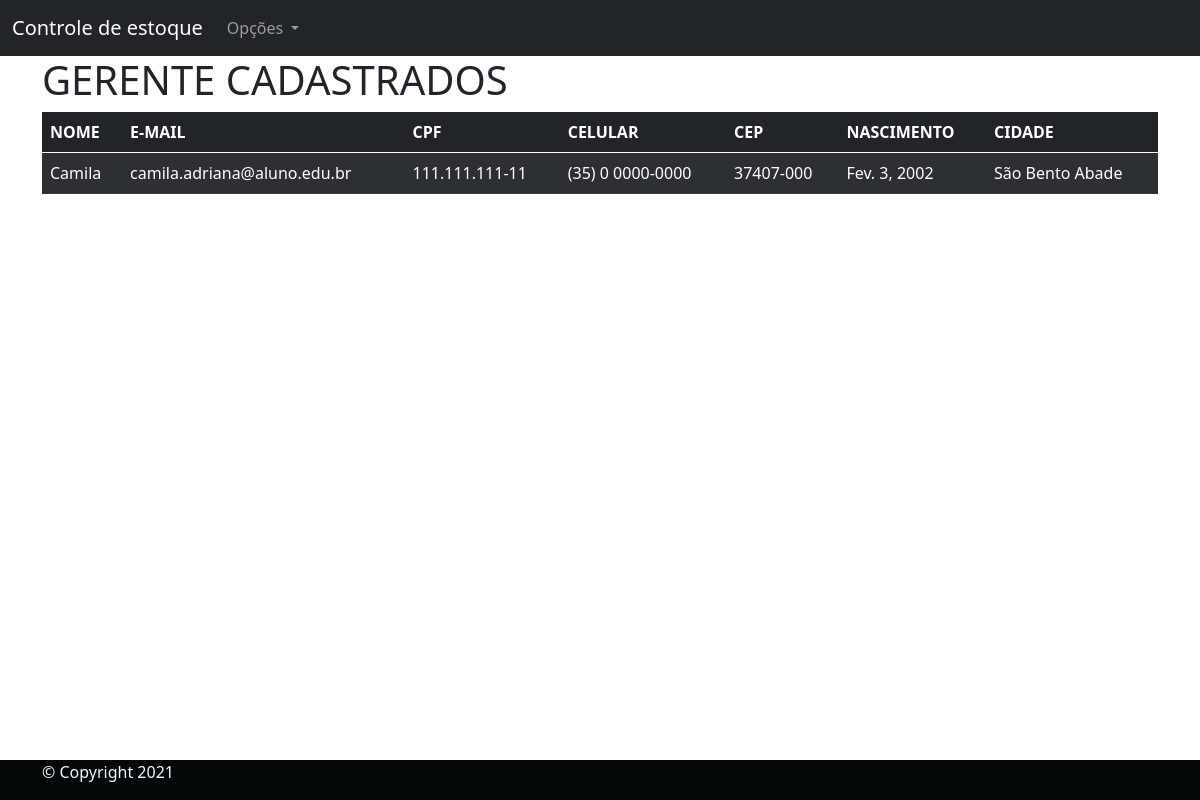
Page /Gerente-cadastrado (signed in) on the earlier database version.
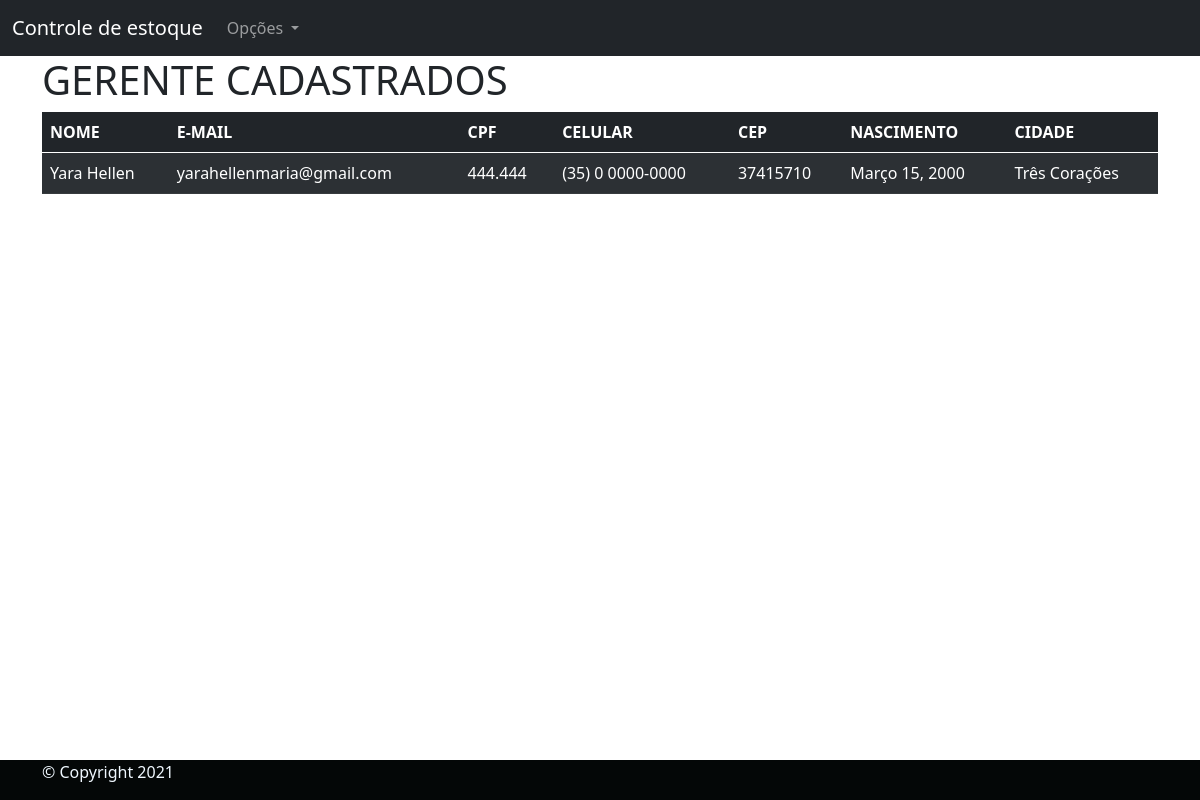
Same page on the later database version.
### Usuarios/models.py (models this page shows, shortened)
class Gerente(models.Model):
    pessoa = models.ForeignKey(Pessoa, on_delete=models.CASCADE)
    class Meta:
        verbose_name = "Gerente"
        verbose_name_plural = "Gerentes"
        db_table = "Gerente"

class Pessoa(AbstractBaseUser, PermissionsMixin):
    nome = models.CharField(verbose_name="Nome completo:", max_length=194)
    naturalidade = models.CharField(
        verbose_name="Naturalidade", max_length=194, blank=False, null=False)
    pais = models.CharField(verbose_name="País",
                            max_length=194, blank=False, null=False)
    escolaridade = models.CharField(
        verbose_name="Escolaridade:", max_length=30, choices=ESCOLARIDADE)
    status = models.CharField(verbose_name="Genero",
                              max_length=10, choices=STATUS_GENERO)
    email = models.EmailField(verbose_name="E-mail:",
                              unique=True, blank=False, null=False)
    telefone_celular = models.CharField(
        verbose_name="Número de telefone", max_length=19, unique=False, blank=False, null=False)
    cpf = models.CharField(verbose_name="CPF:", max_length=14,
                           unique=True, blank=False, null=False)
    nascimento = models.DateField(
        verbose_name="Data de nascimento:", max_length=10, null=True, auto_now_add=False, auto_now=False)
    estado_civil = models.CharField(
        verbose_name="Estado civil:", max_length=40, choices=ESTADO_CIVIL)
    profissao = models.CharField(verbose_name="Profissão:", max_length=194)
    cep = models.CharField(verbose_name="CEP:", max_length=194)
    estado = models.CharField(verbose_name="Estado:",
                              max_length=30, blank=False, null=False)
    cidade = models.CharField(verbose_name="Cidade:",
                              max_length=194, blank=False, null=False)
    bairro = models.CharField(verbose_name="Bairro:",
                              max_length=194, blank=False, null=False)
    logradouro = models.CharField(
        verbose_name="Logradouro:", max_length=194, blank=False, null=False)
    numero = models.CharField(
        verbose_name="Número da residencia:", max_length=194, blank=False, null=False)
    telefone = models.CharField(
        verbose_name="Telefone da residencia:", max_length=194, blank=True, null=True)
    data_de_cadastro = models.DateTimeField(
        verbose_name="Data do cadastro", auto_now_add=True)
    is_active = models.BooleanField(
        verbose_name="Usuário está ativo",
        default=True,
    )
    is_staff = models.BooleanField(
        verbose_name="Usuário é da equipe de desenvolvimento",
        default=False,
    )
    is_superuser = models.BooleanField(
        verbose_name="Usuário é um superusuário",
        default=False,
    )
    USERNAME_FIELD = "email"
    objects = UsuarioManager()
    class Meta:
        verbose_name = "Pessoa"
        verbose_name_plural = "Pessoas"
        db_table: "pessoa"

### Usuarios/views.py (the view)
# urls.py: path('Gerente-cadastrado', listar_gerente, name="listar_gerente",),
@login_required
def listar_gerente(request):
    allgerente = Gerente.objects.all()
    context = {
        "listgerente": allgerente,
    }
    return render(request, "listagerente.html", context)

### templates/listagerente.html (shortened to what this page needs)
{% extends 'base.html' %}
{% block conteudo %}
<main class="container">
    <h1>GERENTE CADASTRADOS</h1>
    {% if listgerente %}
    <table class="table table-dark table-striped">
        <thead>
          <tr>
            <th scope="col">NOME</th>
            <th scope="col">E-MAIL</th>
            <th scope="col">CPF</th>
            <th scope="col">CELULAR</th>
            <th scope="col">CEP</th>
            <th scope="col">NASCIMENTO</th>
            <th scope="col">CIDADE</th>
        </tr>
        </thead>
        <tbody>
         {% for aux in listgerente %}
        <tr>
            <td>{{aux.pessoa.nome}}</td>
            <td>{{aux.pessoa.email}}</td>
            <td>{{aux.pessoa.cpf}}</td>
            <td>{{aux.pessoa.telefone_celular}}</td>
            <td>{{aux.pessoa.cep}}</td>
            <td>{{aux.pessoa.nascimento}}</td>
            <td>{{aux.pessoa.cidade}}</td>
        </tr>
          {% endfor %}
        </tbody>
      </table>
        {% endif%}
</main>
{% endblock %}

Differences in the rows shown:
changed Gerente: pessoa.nome "Camila" → "Yara Hellen"; pessoa.email "camila.adriana@aluno.edu.br" → "yarahellenmaria@gmail.com"; pessoa.cpf "111.111.111-11" → "444.444"; pessoa.cep "37407-000" → "37415710"; pessoa.nascimento "Fev. 3, 2002" → "Março 15, 2000"; pessoa.cidade "São Bento Abade" → "Três Corações"
